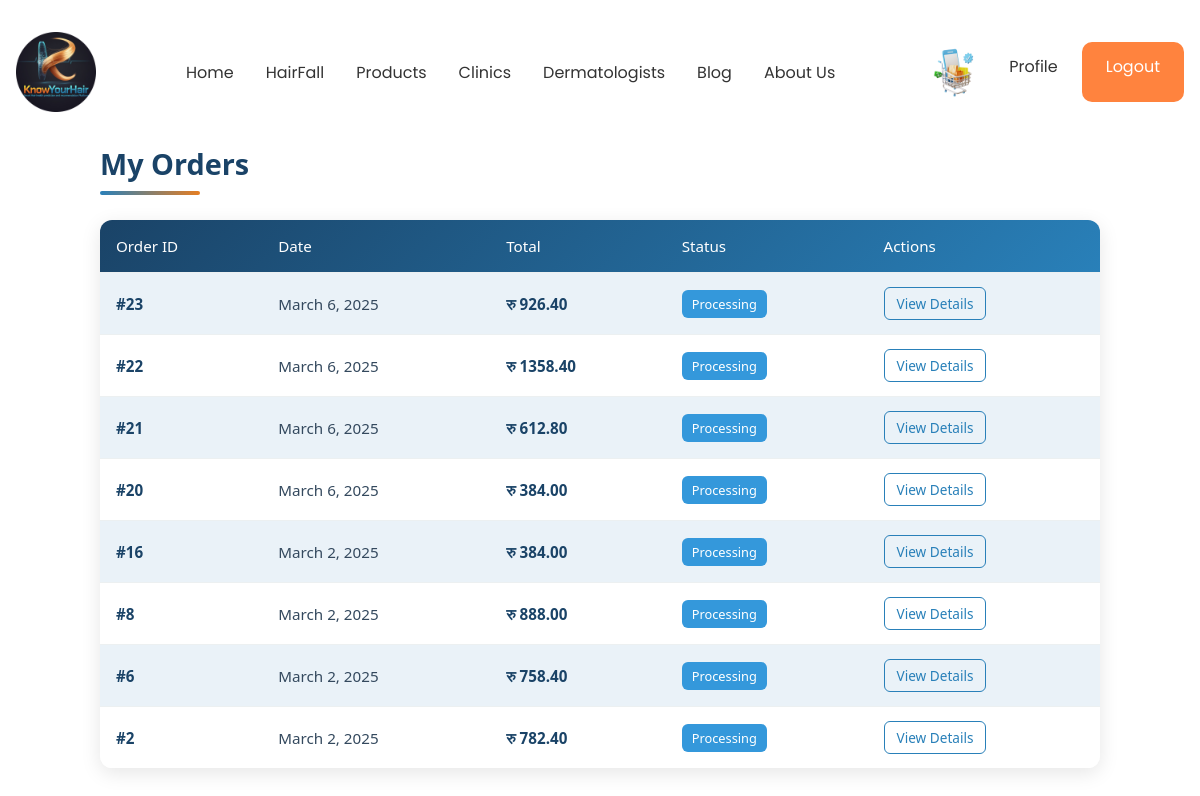
Page /product/my-orders/ (signed in) on the earlier database version.
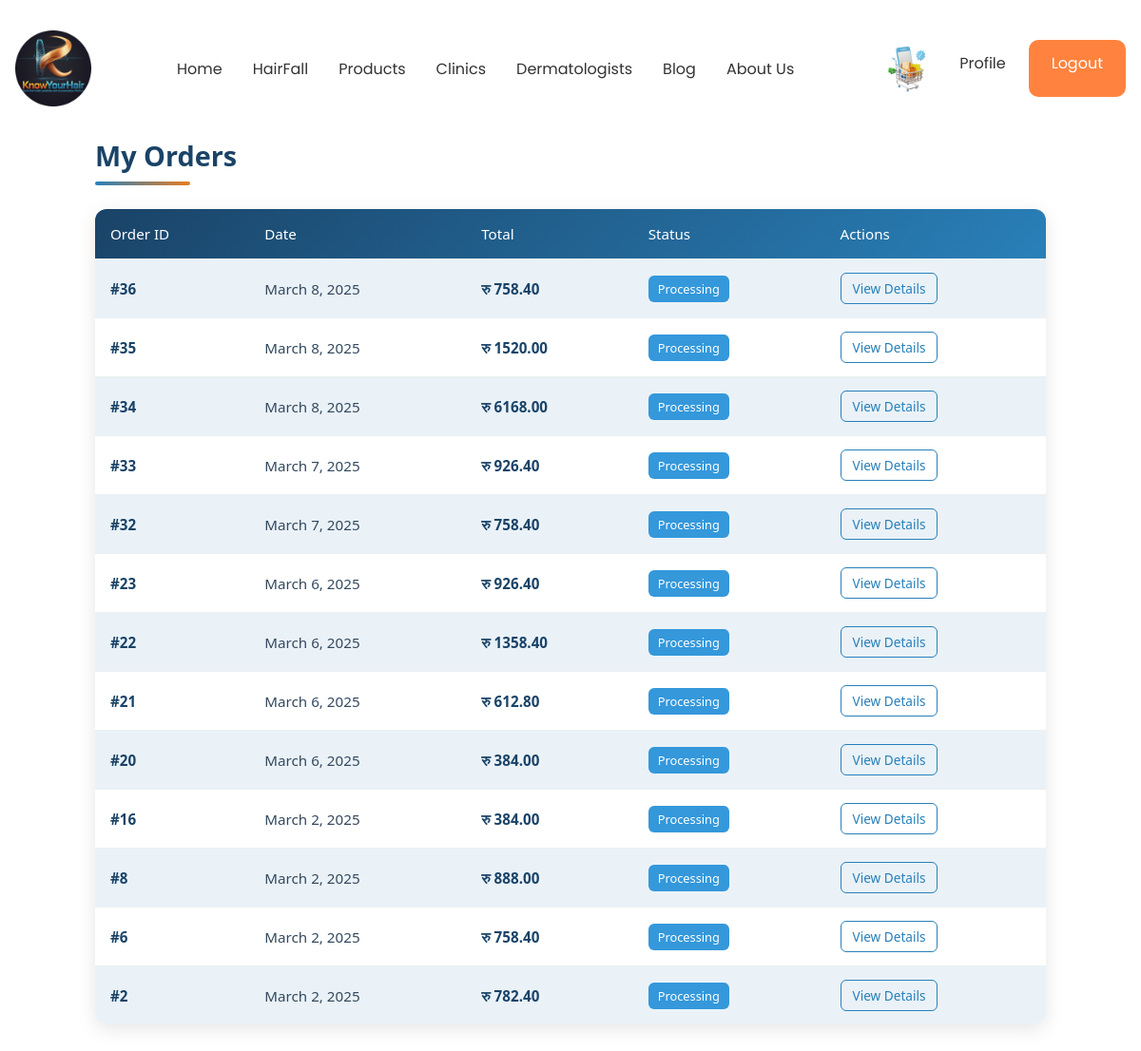
Same page on the later database version.
### product/models.py (models this page shows, shortened)
class Order(models.Model):
    STATUS_CHOICES = [
        ('Pending', 'Pending'),
        ('Processing', 'Processing'),
        ('Shipped', 'Shipped'),
        ('Delivered', 'Delivered'),
        ('Cancelled', 'Cancelled'),
    ]
    user = models.ForeignKey(User, on_delete=models.CASCADE, related_name="orders")
    total_amount = models.DecimalField(max_digits=10, decimal_places=2, default=0.00)
    status = models.CharField(max_length=20, choices=STATUS_CHOICES, default='Pending')
    shipping_address = models.TextField()
    phone = models.CharField(max_length=20)
    created_at = models.DateTimeField(auto_now_add=True)
    updated_at = models.DateTimeField(auto_now=True)
    transaction_uuid = models.CharField(max_length=100, blank=True, null=True)
    payment_ref = models.CharField(max_length=100, blank=True, null=True)
    payment_method = models.CharField(max_length=20, blank=True, null=True)

### product/views.py (the view)
# urls.py: path('my-orders/', views.my_orders, name='my_orders'),
@login_required
@customer_required
def my_orders(request):
    orders = Order.objects.filter(user=request.user).order_by('-created_at')
    return render(request, 'product/my_orders.html', {'orders': orders})

### product/views.py (called while the page is built)
def customer_required(function):
    def check_customer(user):
        return hasattr(user, 'profile') and hasattr(user.profile, 'customer')
    decorated_view = user_passes_test(check_customer, login_url='access_denied')(function)
    return decorated_view

### product/templates/product/my_orders.html (shortened to what this page needs)
{% extends "base/base.html" %}
{% load static %}
{% block myOrders_css %}
<link rel="stylesheet" type="text/css" href="{% static 'product/css/myOrders.css' %}">
{% endblock %}
{% block content %}
<div class="order-list-container">
    <h2 class="order-list-title">My Orders</h2>
    {% if orders %}
        <div class="order-list-table-container">
            <table class="order-list-table">
                <thead class="order-list-table-head">
                    <tr>
                        <th>Order ID</th>
                        <th>Date</th>
                        <th>Total</th>
                        <th>Status</th>
                        <th>Actions</th>
                    </tr>
                </thead>
                <tbody class="order-list-table-body">
                    {% for order in orders %}
                    <tr>
                        <td class="order-list-order-id">#{{ order.id }}</td>
                        <td class="order-list-date">{{ order.created_at|date:"F j, Y" }}</td>
                        <td class="order-list-amount">रु {{ order.total_amount }}</td>
                        <td>
                            <span class="order-list-badge
                                {% if order.status == 'Pending' %}order-list-badge-warning
                                {% elif order.status == 'Processing' %}order-list-badge-info
                                {% elif order.status == 'Shipped' %}order-list-badge-primary
                                {% elif order.status == 'Delivered' %}order-list-badge-success
                                {% else %}order-list-badge-danger{% endif %}">
                                {{ order.status }}
                            </span>
                        </td>
                        <td>
                            <a href="{% url 'order_details' order.id %}" class="order-list-button">View Details</a>
                        </td>
                    </tr>
                    {% endfor %}
                </tbody>
            </table>
        </div>
    {% else %}
        <div class="order-list-alert">
            <p>You haven't placed any orders yet.</p>
            <a href="{% url 'KnowYourHair-product' %}" class="order-list-browse-button">Browse Products</a>
        </div>
    {% endif %}
</div>
{% endblock %}

### base/templates/base/base.html (shortened to what this page needs)
{% load static %}
<!DOCTYPE html>
<html lang="en">
<head>
    <link rel="stylesheet" href="https://cdnjs.cloudflare.com/ajax/libs/font-awesome/5.15.4/css/all.min.css">
    <link href="https://cdnjs.cloudflare.com/ajax/libs/font-awesome/6.0.0/css/all.min.css" rel="stylesheet">
     <link rel="stylesheet" type="text/css" href="{% static 'base/css/footer.css' %}">
    <link rel="stylesheet" type="text/css" href="{% static 'product/css/searchBar.css' %}">
    <link rel="stylesheet" href="https://cdnjs.cloudflare.com/ajax/libs/font-awesome/6.0.0/css/all.min.css">
    {% block myOrders_css %} {% endblock %}
</head>
<body>
    {% include 'base/navbar.html' %}
    <main class="container">
        {% block content %}{% endblock %}
    </main>
</body>
</html>

### base/templates/base/navbar.html (shortened to what this page needs)
{% load static %}
{% block navbar_css %}
<link rel="stylesheet" type="text/css" href="{% static 'base/css/home.css' %}">
{% endblock %}
<nav>
    <div class="nav__header">
    <div class="nav__logo">
        <a href="{% url 'KnowYourHair-home' %}">
            <img src="{% static 'base/images/logo.png' %}" alt="KnowYourHair Logo" class="logo-image">
        </a>
    </div>
</div>
    <ul class="nav__links" id="nav-links">
        <li class="active"><a href="{% url 'KnowYourHair-home' %}">Home</a></li>
        <li><a href="{% url 'KnowYourHair-hairfallprediction' %}">HairFall</a></li>
        <li><a href="{% url 'KnowYourHair-product' %}">Products</a></li>
        <li><a href="{% url 'KnowYourHair-clinic' %}">Clinics</a></li>
        <li><a href="{% url 'dermatologist' %}">Dermatologists</a></li>
        <li><a href="{% url 'KnowYourHair-blog' %}">Blog</a></li>
        <li><a href="{% url 'KnowYourHair-AboutUs' %}">About Us</a></li>
    </ul>
  <div class="nav__btns">
    {% if user.is_authenticated %}
        {% if request.user.is_superuser %}
            <a href="{% url 'adminDash' %}" class="btn sign__up">Dashboard</a>
        {% elif request.user.profile.agent %}
            <a href="{% url 'profile' %}" class="btn sign__up">Profile</a>
        {% elif request.user.profile.customer %}
            <a href="{% url 'cart_detail' %}" class="cart-icon">
                <img src="{% static 'base/images/cart.png' %}" alt="Cart" class="cart-image">
            </a>
            <a href="{% url 'profile' %}" class="btn sign__up">Profile</a>
        {% endif %}
        <a href="{% url 'logout' %}" class="btn sign__in">Logout</a>
    {% else %}
        <a href="{% url 'login' %}" class="btn sign__in">Login</a>
        <a href="{% url 'registration' %}" class="btn sign__up">Register</a>
    {% endif %}
</div>
</nav>

### product/static/product/css/myOrders.css (style rules this page uses)
:root { --ol-blue-dark: #1a4367; --ol-blue-medium: #2980b9; --ol-blue-light: #d4e6f1; --ol-blue-pale: #eaf2f8; --ol-orange-dark: #d35400; --ol-orange-medium: #e67e22; --ol-orange-light: #f8c471; --ol-orange-pale: #fef5e7; --ol-gray-dark: #34495e; --ol-gray-light: #ecf0f1; --ol-white: #ffffff; --ol-warning: #f39c12; --ol-info: #3498db; --ol-success: #27ae60; --ol-primary: #2c3e50; --ol-danger: #e74c3c; }
.order-list-container { font-family: 'Segoe UI', Roboto, Helvetica, Arial, sans-serif; color: var(--ol-gray-dark); max-width: 1000px; margin: 2rem auto; background-color: var(--ol-white); padding: 0; }
.order-list-title { color: var(--ol-blue-dark); font-size: 1.8rem; font-weight: 600; position: relative; padding-bottom: 12px; margin-bottom: 25px; }
.order-list-title::after { content: ''; position: absolute; bottom: 0; left: 0; height: 4px; width: 100px; background: linear-gradient(to right, var(--ol-blue-medium), var(--ol-orange-medium)); border-radius: 2px; }
.order-list-table-container { background-color: var(--ol-white); border-radius: 12px; box-shadow: 0 5px 20px rgba(0, 0, 0, 0.1); overflow: hidden; margin-bottom: 2rem; }
.order-list-table { width: 100%; border-collapse: separate; border-spacing: 0; margin-bottom: 0; }
.order-list-table-head { background: linear-gradient(135deg, var(--ol-blue-dark), var(--ol-blue-medium)); }
.order-list-table-head th { color: var(--ol-white); font-weight: 500; padding: 16px; border: none; text-align: left; font-size: 0.95rem; }
.order-list-table-body tr:nth-child(odd) { background-color: var(--ol-blue-pale); }
.order-list-table-body tr:nth-child(even) { background-color: var(--ol-white); }
.order-list-table-body td { padding: 14px 16px; border-top: 1px solid var(--ol-gray-light); font-size: 0.95rem; vertical-align: middle; }
.order-list-order-id { font-weight: 600; color: var(--ol-blue-dark); }
.order-list-date { color: var(--ol-gray-dark); }
.order-list-amount { font-weight: 600; color: var(--ol-blue-dark); }
.order-list-badge { display: inline-block; padding: 5px 10px; border-radius: 6px; font-size: 0.8rem; font-weight: 500; color: var(--ol-white); }
.order-list-badge-info { background-color: var(--ol-info); }
.order-list-button { display: inline-block; background-color: transparent; color: var(--ol-blue-medium); border: 1px solid var(--ol-blue-medium); border-radius: 6px; padding: 6px 12px; font-size: 0.85rem; font-weight: 500; text-decoration: none; transition: all 0.25s ease; }

Differences in the rows shown:
added Order: id "36", created_at "March 8, 2025", total_amount "758.40", status "Processing"
added Order: id "35", created_at "March 8, 2025", total_amount "1520.00", status "Processing"
added Order: id "34", created_at "March 8, 2025", total_amount "6168.00", status "Processing"
added Order: id "33", created_at "March 7, 2025", total_amount "926.40", status "Processing"
added Order: id "32", created_at "March 7, 2025", total_amount "758.40", status "Processing"
